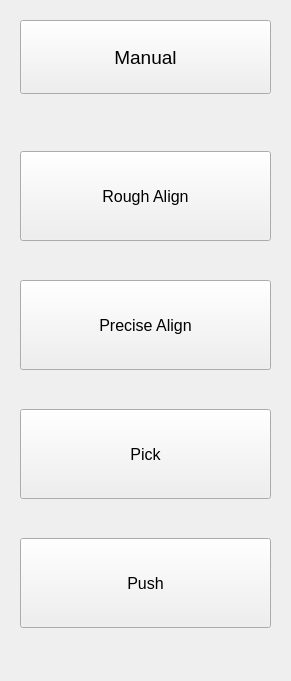
        <widget class="QWidget" name="AutoAndManualWidget" native="true">
         <property name="geometry">
          <rect>
           <x>720</x>
           <y>10</y>
           <width>291</width>
           <height>681</height>
          </rect>
         </property>
         <layout class="QVBoxLayout" name="verticalLayout_24">
          <item>
           <widget class="QWidget" name="AutoManualButtons" native="true">
            <layout class="QHBoxLayout" name="horizontalLayout_5">
             <property name="spacing">
              <number>25</number>
             </property>
             <item>
              <widget class="QPushButton" name="ManualButton">
               <property name="sizePolicy">
                <sizepolicy hsizetype="Minimum" vsizetype="Preferred">
                 <horstretch>0</horstretch>
                 <verstretch>0</verstretch>
                </sizepolicy>
               </property>
               <property name="minimumSize">
                <size>
                 <width>0</width>
                 <height>74</height>
                </size>
               </property>
               <property name="font">
                <font>
                 <pointsize>14</pointsize>
                </font>
               </property>
               <property name="styleSheet">
                <string notr="true"/>
               </property>
               <property name="text">
                <string>Manual</string>
               </property>
               <property name="checkable">
                <bool>true</bool>
               </property>
               <property name="checked">
                <bool>false</bool>
               </property>
               <attribute name="buttonGroup">
                <string notr="true">AutoAndManualButtonGroup</string>
               </attribute>
              </widget>
             </item>
            </layout>
           </widget>
          </item>
          <item>
           <widget class="QStackedWidget" name="ActionButtons">
            <property name="styleSheet">
             <string notr="true"/>
            </property>
            <property name="currentIndex">
             <number>1</number>
            </property>
            <widget class="QWidget" name="ActionButtonsPage">
             <layout class="QVBoxLayout" name="verticalLayout_12"/>
            </widget>
            <widget class="QWidget" name="ManualButtonsPage">
             <property name="styleSheet">
              <string notr="true"/>
             </property>
             <layout class="QVBoxLayout" name="verticalLayout_20">
              <item>
               <widget class="QPushButton" name="RoughAlignButton">
                <property name="sizePolicy">
                 <sizepolicy hsizetype="Minimum" vsizetype="Preferred">
                  <horstretch>0</horstretch>
                  <verstretch>0</verstretch>
                 </sizepolicy>
                </property>
                <property name="maximumSize">
                 <size>
                  <width>16777215</width>
                  <height>90</height>
                 </size>
                </property>
                <property name="font">
                 <font>
                  <pointsize>12</pointsize>
                 </font>
                </property>
                <property name="styleSheet">
                 <string notr="true"/>
                </property>
                <property name="text">
                 <string>Rough Align</string>
                </property>
                <property name="checkable">
                 <bool>true</bool>
                </property>
                <attribute name="buttonGroup">
                 <string notr="true">ManualButtons</string>
                </attribute>
               </widget>
              </item>
              <item>
               <widget class="QPushButton" name="PreciseAlignButton">
                <property name="sizePolicy">
                 <sizepolicy hsizetype="Minimum" vsizetype="Preferred">
                  <horstretch>0</horstretch>
                  <verstretch>0</verstretch>
                 </sizepolicy>
                </property>
                <property name="maximumSize">
                 <size>
                  <width>16777215</width>
                  <height>90</height>
                 </size>
                </property>
                <property name="font">
                 <font>
                  <pointsize>12</pointsize>
                 </font>
                </property>
                <property name="styleSheet">
                 <string notr="true"/>
                </property>
                <property name="text">
                 <string>Precise Align</string>
                </property>
                <property name="checkable">
                 <bool>true</bool>
                </property>
                <attribute name="buttonGroup">
                 <string notr="true">ManualButtons</string>
                </attribute>
               </widget>
              </item>
              <item>
               <widget class="QPushButton" name="PickButton">
                <property name="sizePolicy">
                 <sizepolicy hsizetype="Minimum" vsizetype="Preferred">
                  <horstretch>0</horstretch>
                  <verstretch>0</verstretch>
                 </sizepolicy>
                </property>
                <property name="maximumSize">
                 <size>
                  <width>16777215</width>
                  <height>90</height>
                 </size>
                </property>
                <property name="font">
                 <font>
                  <pointsize>12</pointsize>
                 </font>
                </property>
                <property name="styleSheet">
                 <string notr="true"/>
                </property>
                <property name="text">
                 <string>Pick</string>
                </property>
                <property name="checkable">
                 <bool>true</bool>
                </property>
                <attribute name="buttonGroup">
                 <string notr="true">ManualButtons</string>
                </attribute>
               </widget>
              </item>
              <item>
               <widget class="QPushButton" name="AssemblyButton">
                <property name="sizePolicy">
                 <sizepolicy hsizetype="Minimum" vsizetype="Preferred">
                  <horstretch>0</horstretch>
                  <verstretch>0</verstretch>
                 </sizepolicy>
                </property>
                <property name="maximumSize">
                 <size>
                  <width>16777215</width>
                  <height>90</height>
                 </size>
                </property>
                <property name="font">
                 <font>
                  <pointsize>12</pointsize>
                 </font>
                </property>
                <property name="styleSheet">
                 <string notr="true"/>
                </property>
                <property name="text">
                 <string>Push</string>
                </property>
                <property name="checkable">
                 <bool>true</bool>
                </property>
                <attribute name="buttonGroup">
                 <string notr="true">ManualButtons</string>
                </attribute>
               </widget>
              </item>
             </layout>
            </widget>
           </widget>
          </item>
          <item>
           <layout class="QVBoxLayout" name="verticalLayoutAutoPauseAndStop">
            <property name="spacing">
             <number>6</number>
            </property>
            <property name="topMargin">
             <number>0</number>
            </property>
           </layout>
          </item>
         </layout>
        </widget>
